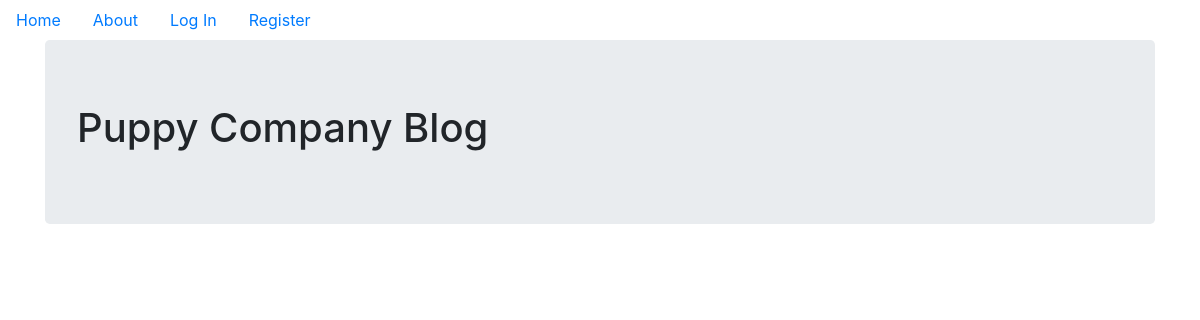
Before: / with the older database file.
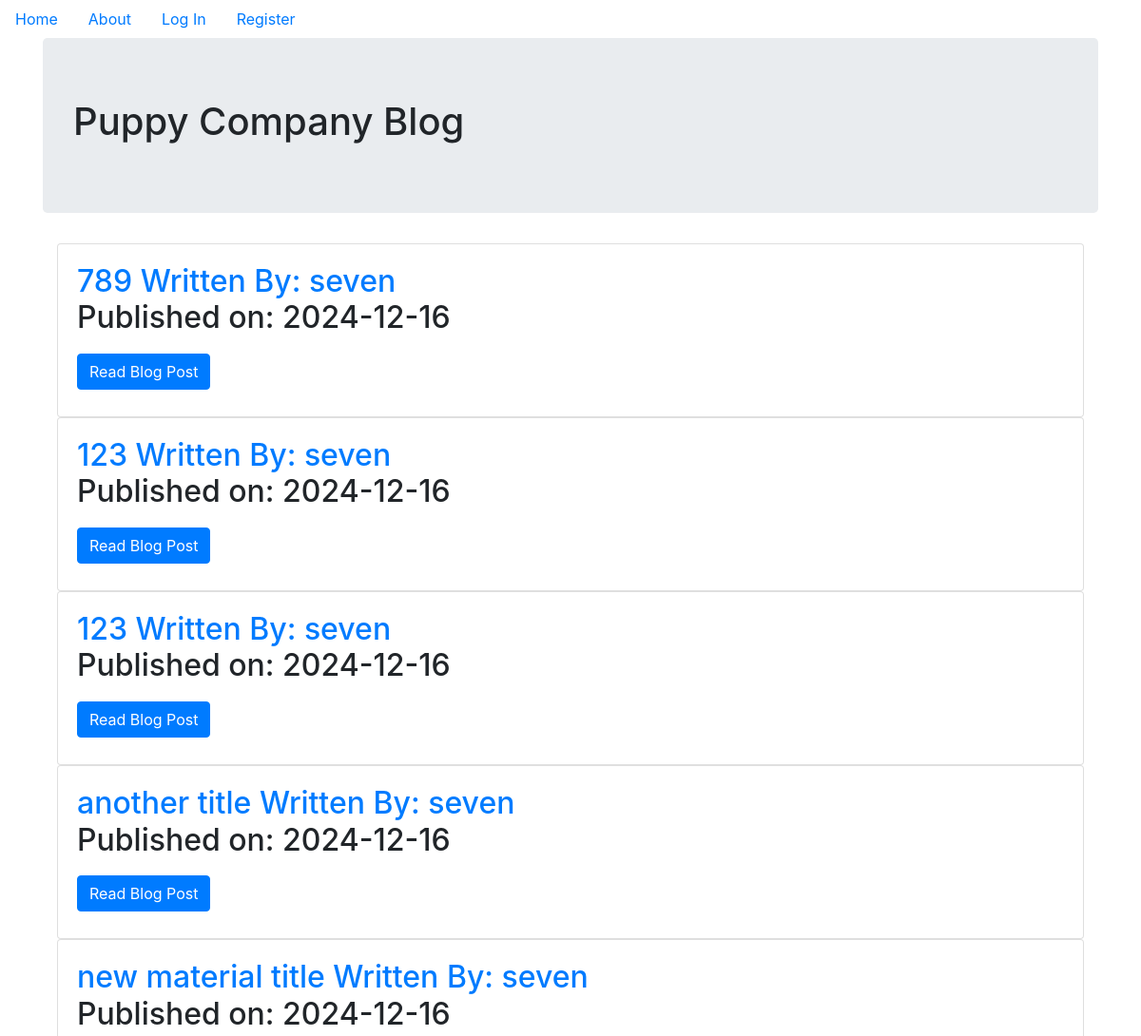
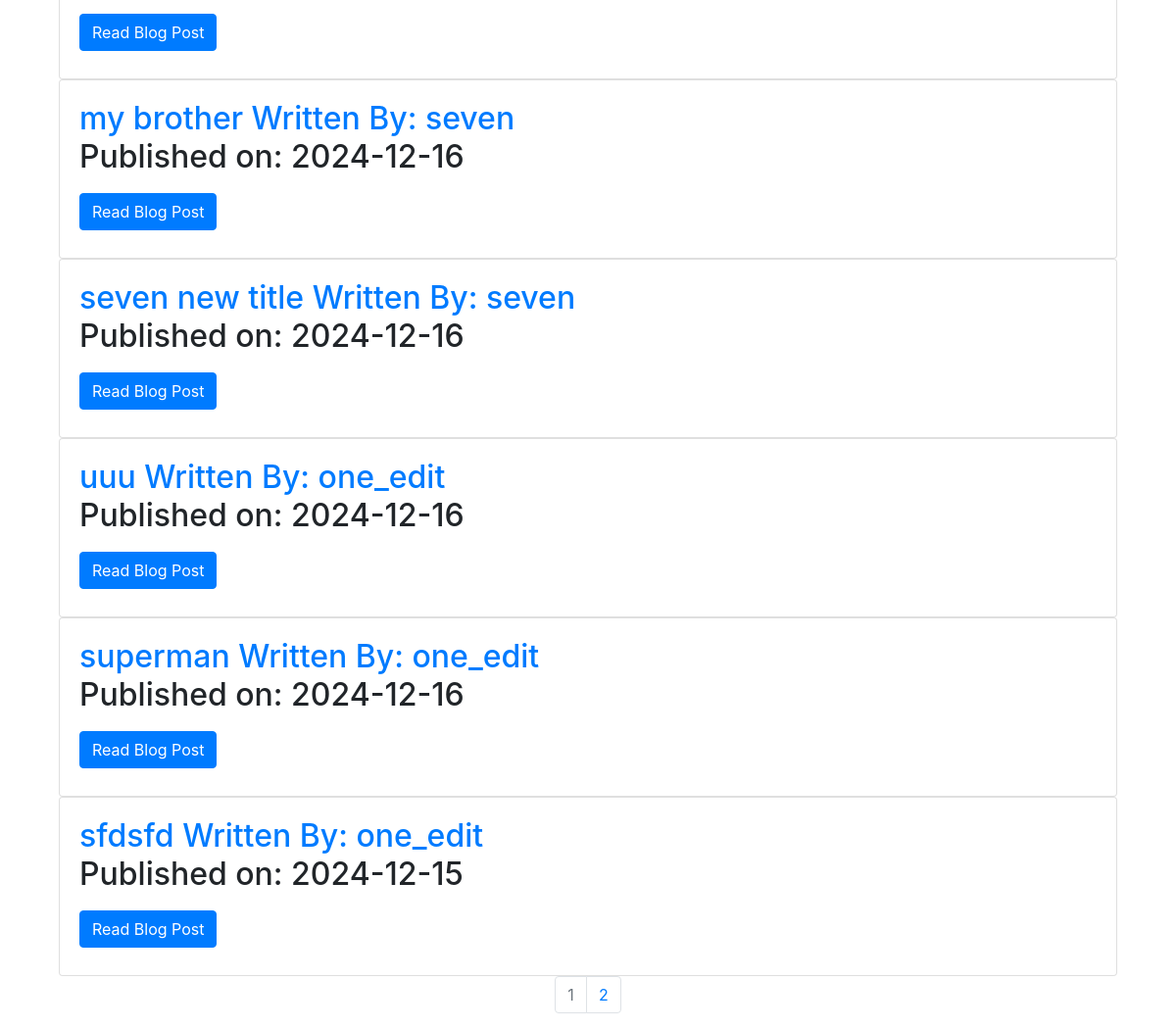
After: the same page with the newer database file (2 pictures, top to bottom).
### puppycompanyblog/models.py (models this page shows, shortened)
class BlogPost(db.Model):
    users = db.relationship(User)
    id = db.Column(db.Integer, primary_key=True)
    user_id = db.Column(db.Integer, db.ForeignKey('users.id'), nullable=False)
    date = db.Column(db.DateTime, nullable=False, default=datetime.utcnow)
    title = db.Column(db.String(140), nullable=False)
    text = db.Column(db.Text, nullable=False)

class User(db.Model, UserMixin):
    __tablename__ = 'users'
    id = db.Column(db.Integer, primary_key = True)
    profile_image = db.Column(db.String(20), nullable=False, default='default_profile.png')
    email = db.Column(db.String(64), unique=True, index=True)
    username = db.Column(db.String(64), unique=True, index=True)
    password_hash = db.Column(db.String(128))
    posts = db.relationship('BlogPost', backref='author', lazy=True)

### puppycompanyblog/core/views.py (the view)
@core.route('/')
def index():
    page = request.args.get('page',1,type=int)
    blog_posts = BlogPost.query.order_by(BlogPost.date.desc()).paginate(page=page,per_page=10)
    return render_template('index.html',blog_posts=blog_posts)

### puppycompanyblog/templates/index.html (shortened to what this page needs)
{% extends "base.html" %}
{% block content %}
<div class="jumbotron">
    <h1>Puppy Company Blog</h1>
</div>
    <div class="container">
    {% for post in blog_posts.items %}
        <div class="card">
        <div class="card-body">
            <h2>
                <a class="card-title" href="{{ url_for('blog_posts.blog_post',blog_post_id=post.id) }}">{{ post.title }}</a>
                <a href="{{ url_for('users.user_posts',username=post.author.username) }}">Written By: {{ post.author.username }}</a>
                <p> Published on: {{ post.date.strftime('%Y-%m-%d') }}</p>
                <a class="btn btn-primary" href="{{ url_for('blog_posts.blog_post',blog_post_id=post.id) }}">Read Blog Post</a>
            </h2>
        </div>
        </div>
    {% endfor %}
    </div>
       <nav aria-label="Page navigation example">
     <ul class="pagination justify-content-center">
       {% for page_num in blog_posts.iter_pages(left_edge=1, right_edge=1, left_current=1, right_current=2) %}
          {% if blog_posts.page == page_num %}
          <li class="page-item disabled">
            <a class="page-link" href="{{ url_for('core.index', page=page_num) }}">{{ page_num }}</a></li>
          {% else %}
            <li class="page-item"><a class="page-link" href="{{ url_for('core.index', page=page_num) }}">{{ page_num }}</a></li>
          {% endif %}
      {% endfor %}
    </nav>
{% endblock %}

### puppycompanyblog/templates/base.html (shortened to what this page needs)
<!DOCTYPE html>
<html lang="en">
<head>
        <link rel="stylesheet" href="https://maxcdn.bootstrapcdn.com/bootstrap/4.0.0/css/bootstrap.min.css">
</head>
<body>
<ul class="nav">
    <li class="nav-link">
    <a href="{{ url_for('core.index')}}">Home</a>
    </li>
    <li class="nav-link">
    <a href="{{ url_for('core.info')}}">About</a>
    </li>
    {% if current_user.is_authenticated %}
        <li class="nav-link"><a href="{{ url_for('users.logout') }}">Log Out</a></li>
        <li class="nav-link"><a href="{{ url_for('users.account') }}">Account</a></li>
        <li class="nav-link"><a href="{{ url_for('blog_posts.create_post') }}">Create Post</a></li>
    {% else %}
        <li class="nav-link"><a href="{{ url_for('users.login') }}">Log In</a></li>
        <li class="nav-link"><a href="{{ url_for('users.register') }}">Register</a></li>
    {% endif %}
</ul>
<div class="container">
    {% block content %}
    {% endblock %}
</div>
</body>
</html>

Changed rows visible on the page:
added BlogPost: title "789", author.username "seven", date "2024-12-16"
added BlogPost: title "123", author.username "seven", date "2024-12-16"
added BlogPost: title "123", author.username "seven", date "2024-12-16"
added BlogPost: title "another title", author.username "seven", date "2024-12-16"
added BlogPost: title "new material title", author.username "seven", date "2024-12-16"
added BlogPost: title "my brother", author.username "seven", date "2024-12-16"
added BlogPost: title "seven new title", author.username "seven", date "2024-12-16"
added BlogPost: title "uuu", author.username "one_edit", date "2024-12-16"
added BlogPost: title "superman", author.username "one_edit", date "2024-12-16"
added BlogPost: title "sfdsfd", author.username "one_edit", date "2024-12-15"
Other visible differences:
new list line: "1"
new list line: "2"
